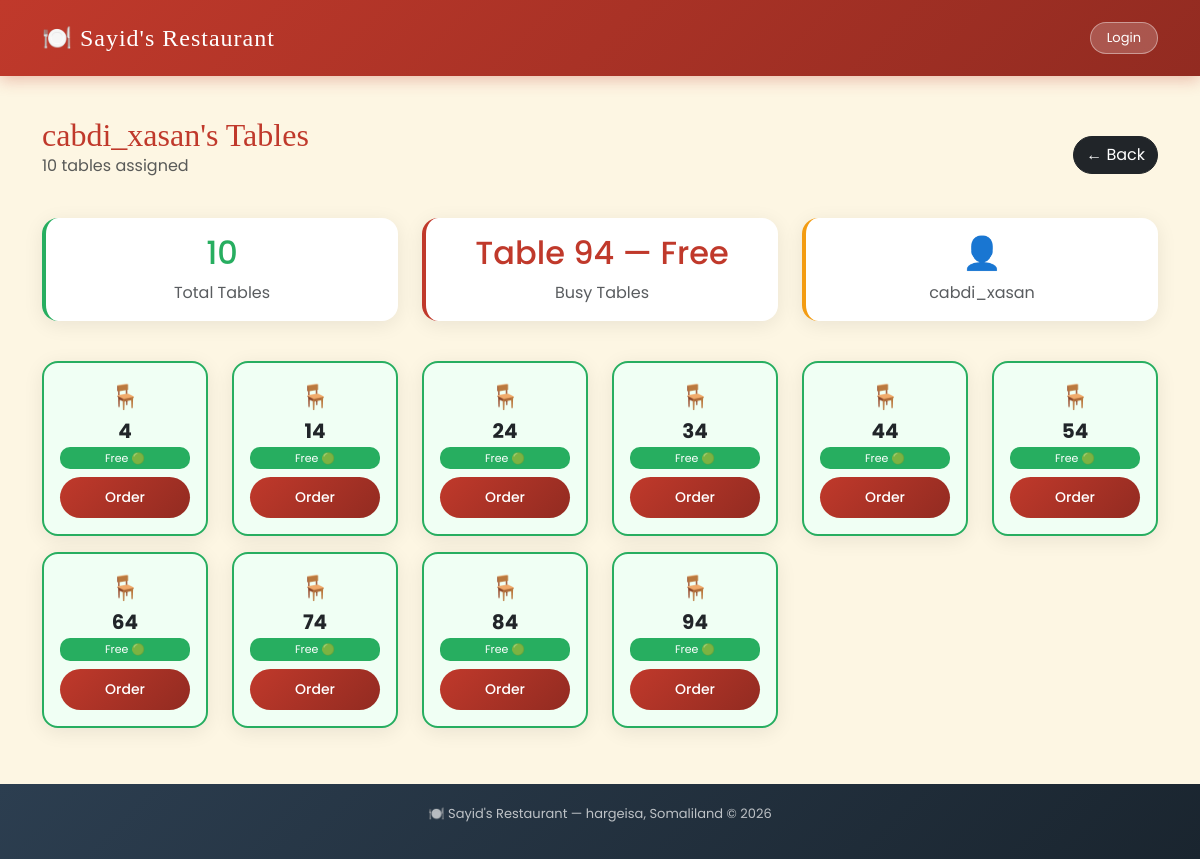
The page /waiter/cabdi_xasan/ on the database its author committed.
### menu/models.py (models this page shows)
class Table(models.Model):
    number = models.IntegerField(unique=True)
    is_busy = models.BooleanField(default=False)
    waiter = models.ForeignKey(
        'auth.User',
        on_delete=models.SET_NULL,
        null=True,
        blank=True
    )
    def __str__(self):
        status = "Busy" if self.is_busy else "Free"
        return f"Table {self.number} — {status}"

### menu/views.py (the view)
# urls.py: path('waiter/<str:username>/', views.waiter_tables, name='waiter_tables'),
def waiter_tables(request, username):
    from django.contrib.auth.models import User
    waiter = User.objects.get(username=username)
    tables = Table.objects.filter(waiter=waiter)
    return render(request, 'menu/waiter_tables.html', {
        'tables': tables,
        'waiter': waiter
    })

### menu/templates/menu/waiter_tables.html (shortened to what this page needs)
{% extends 'base.html' %}
{% block content %}
<div class="d-flex justify-content-between align-items-center mb-4">
    <div>
        <h2 class="page-title mb-0">{{ waiter.username }}'s Tables</h2>
        <p class="text-muted">{{ tables.count }} tables assigned</p>
    </div>
    <a href="/dashboard/" class="btn btn-dark">← Back</a>
</div>
<div class="row mb-4">
    <div class="col-md-4 mb-3">
        <div class="card p-3 text-center" style="border-left: 4px solid #27ae60;">
            <h2 style="color:#27ae60;">{{ tables.count }}</h2>
            <p class="text-muted mb-0">Total Tables</p>
        </div>
    </div>
    <div class="col-md-4 mb-3">
        <div class="card p-3 text-center" style="border-left: 4px solid #c0392b;">
            <h2 style="color:#c0392b;">
                {% with busy=tables|length %}
                {{ tables|dictsort:"is_busy"|last }}
                {% endwith %}
            </h2>
            <p class="text-muted mb-0">Busy Tables</p>
        </div>
    </div>
    <div class="col-md-4 mb-3">
        <div class="card p-3 text-center" style="border-left: 4px solid #f39c12;">
            <h2 style="color:#f39c12;">👤</h2>
            <p class="text-muted mb-0">{{ waiter.username }}</p>
        </div>
    </div>
</div>
<div class="row">
{% for table in tables %}
<div class="col-md-2 col-4 mb-3">
    <div class="card text-center p-3 h-100"
         style="border: 2px solid {% if table.is_busy %}#c0392b{% else %}#27ae60{% endif %};
                background: {% if table.is_busy %}#fff5f5{% else %}#f0fff4{% endif %};">
        <div style="font-size: 24px;">🪑</div>
        <h5 class="mt-1 mb-1 fw-bold">{{ table.number }}</h5>
        <span style="font-size:11px; padding:3px 8px; border-radius:10px;
                     background:{% if table.is_busy %}#c0392b{% else %}#27ae60{% endif %};
                     color:white;">
            {% if table.is_busy %}Busy 🔴{% else %}Free 🟢{% endif %}
        </span>
        <a href="/take-order/{{ table.number }}/?waiter={{ waiter.username }}"
           class="btn btn-sm mt-2 {% if table.is_busy %}btn-warning{% else %}btn-primary{% endif %}">
            {% if table.is_busy %}View{% else %}Order{% endif %}
        </a>
    </div>
</div>
{% endfor %}
</div>
{% endblock %}

### templates/base.html (style rules this page uses)
* { margin: 0; padding: 0; box-sizing: border-box; }
body { font-family: 'Poppins', sans-serif; background-color: #fdf6e3; color: #2c3e50; }
.page-title { font-family: 'Playfair Display', serif; color: #c0392b; margin-bottom: 30px; }
.card { border: none; border-radius: 16px; box-shadow: 0 4px 20px rgba(0,0,0,0.08); transition: transform 0.2s, box-shadow 0.2s; }
.btn-primary { background: linear-gradient(135deg, #c0392b, #922b21); border: none; border-radius: 25px; padding: 10px 28px; font-weight: 500; }
.btn-dark { border-radius: 25px; }

### rows shown on the page
Table: is_busy.number "Table 94 — Free", number "4", shows "Free 🟢", shows "Order"
Table: number "14", shows "Free 🟢", shows "Order"
Table: number "24", shows "Free 🟢", shows "Order"
Table: number "34", shows "Free 🟢", shows "Order"
Table: number "44", shows "Free 🟢", shows "Order"
Table: number "54", shows "Free 🟢", shows "Order"
Table: number "64", shows "Free 🟢", shows "Order"
Table: number "74", shows "Free 🟢", shows "Order"
Table: number "84", shows "Free 🟢", shows "Order"
Table: number "94", shows "Free 🟢", shows "Order"

### other values the page prints
{{ waiter.username }} "cabdi_xasan"
{{ tables.count }} "10"
